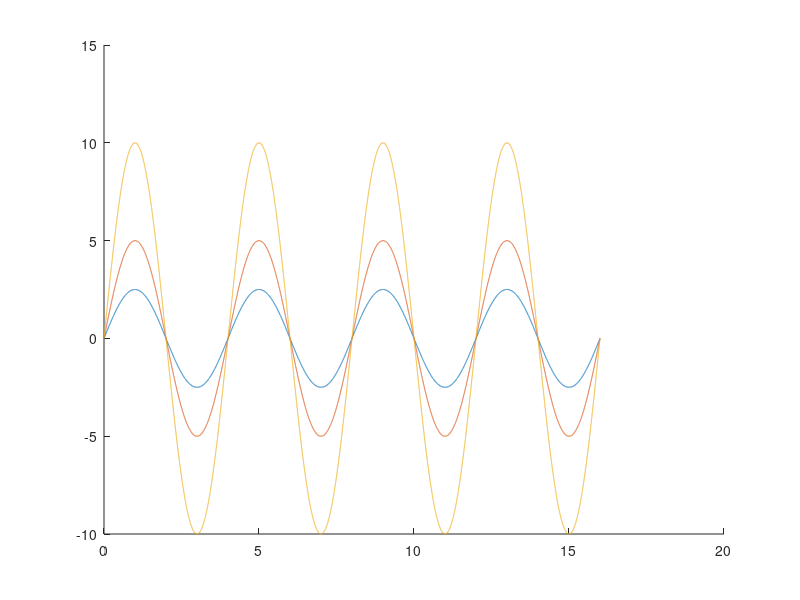

This chart was generated by the following MATLAB code:
clear all;
clc;
f=1;
fs=8;
T=fs/f;
t=0:0.001:2*T;
x=5.*sin(2*pi*(f/fs)*t).*cos(2*pi*(f/fs)*t);

hold on;
plot(t,x);
plot(t,x*2);
plot(t,x*4);
hold off;
